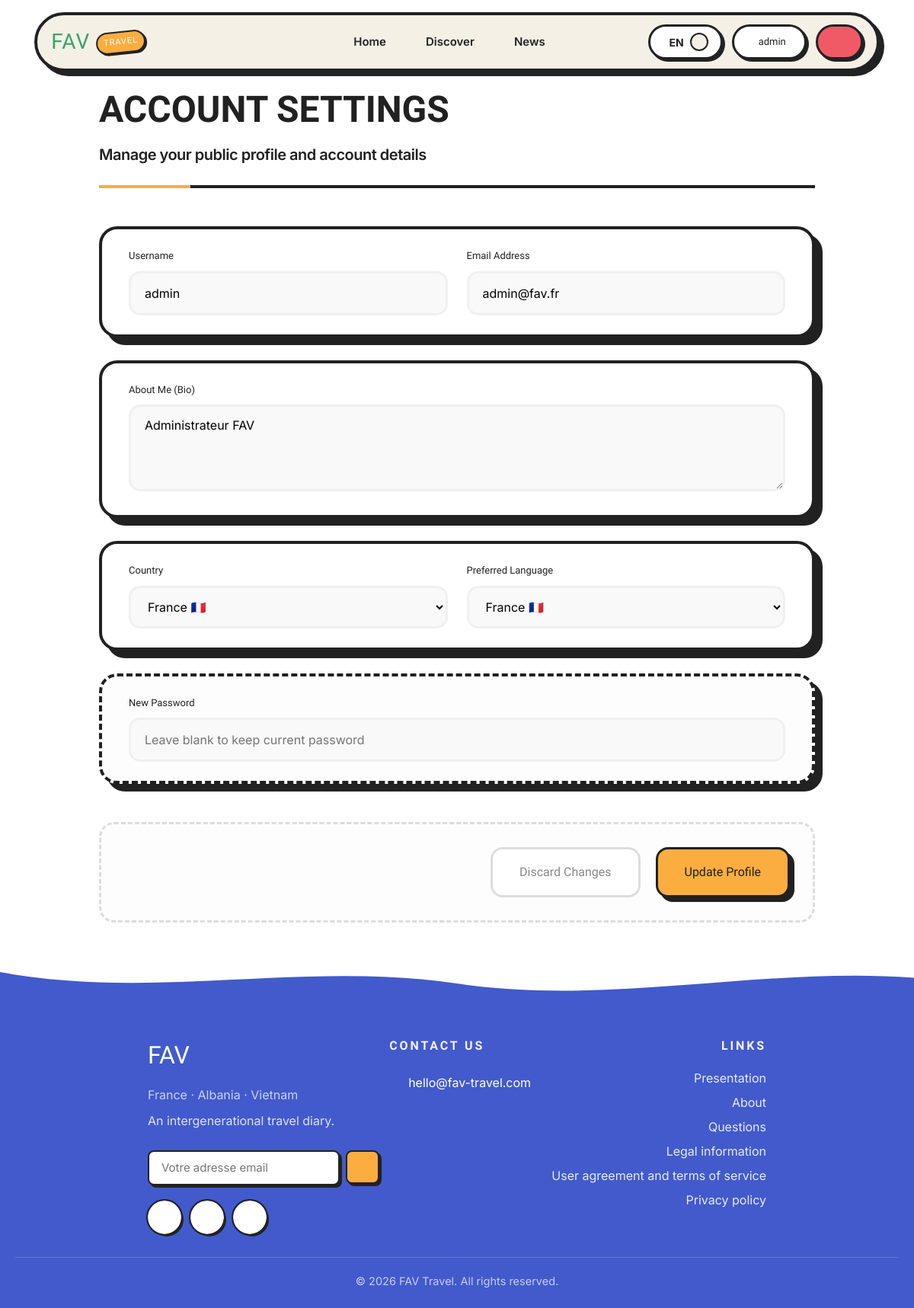
The app's page /?page=profile&action=edit (signed in) with its own data.
### tables this page shows
CREATE TABLE `users` (
  `id` int(10) UNSIGNED NOT NULL,
  `username` varchar(50) NOT NULL,
  `email` varchar(191) NOT NULL COMMENT 'max 191 car. utf8mb4 = 764 octets < limite 767',
  `password` varchar(255) NOT NULL COMMENT 'bcrypt hash — JAMAIS en clair',
  `role` enum('user','admin') NOT NULL DEFAULT 'user',
  `avatar` varchar(500) DEFAULT NULL COMMENT 'chemin ou URL avatar',
  `bio` text DEFAULT NULL,
  `country` varchar(100) DEFAULT NULL,
  `language` varchar(10) DEFAULT 'fr',
  `is_active` tinyint(1) NOT NULL DEFAULT 1 COMMENT '0 = compte banni',
  `email_verified` tinyint(1) NOT NULL DEFAULT 0,
  `created_at` timestamp NOT NULL DEFAULT current_timestamp(),
  `updated_at` timestamp NOT NULL DEFAULT current_timestamp() ON UPDATE current_timestamp(),
  `status` varchar(100) DEFAULT 'Hey, I''m on FAV!'
);

### classes/models/User.class.php (called while the page is built, shortened)
<?php
class User
{
    private $pdo;
    public function __construct(PDO $pdo)
    {
        $this->pdo = $pdo;
    }
    public function findById(int $id)
    {
        $sql  = "SELECT id, username, email, role, avatar, bio, country, language,
                        status,
                        is_active, email_verified, created_at, updated_at
                FROM users WHERE id = :id LIMIT 1";
        $stmt = $this->pdo->prepare($sql);
        $stmt->execute([':id' => $id]);
        return $stmt->fetch();
    }
}

### classes/views/EditProfile.class.php (the view)
<?php
class EditProfile extends View {
    public function content() {
        $user = $this->data['user'] ?? [];
        return '
        <link rel="stylesheet" href="public/css/editprofile.css">
        <div class="prof-wrapper">
        <div class="prof-header">
            <h2 class="prof-card-title">Account Settings</h2>
            <div class="prof-subtitle-container">
                <p class="prof-subtitle">Manage your public profile and account details</p>
            </div>
        </div>
            <form action="?page=profile&action=saveFullProfile" method="POST" class="edit-grid-form">
                <div class="form-card grid-col-2">
                    <div class="form-group">
                        <label>Username</label>
                        <input type="text" name="username" value="' . htmlspecialchars($user['username']) . '" required>
                    </div>
                    <div class="form-group">
                        <label>Email Address</label>
                        <input type="email" name="email" value="' . htmlspecialchars($user['email']) . '" required>
                    </div>
                </div>
                <div class="form-card grid-full">
                    <div class="form-group">
                        <label>About Me (Bio)</label>
                        <textarea name="bio" rows="4" placeholder="Tell us something cool about yourself...">' . htmlspecialchars($user['bio'] ?? '') . '</textarea>
                    </div>
                </div>
                <div class="form-card grid-col-2">
                    <div class="form-group">
                        <label>Country</label>
                        <select name="country">
                            <option value="fr" ' . ($user['country'] == 'fr' ? 'selected' : '') . '>France 🇫🇷</option>
                            <option value="us" ' . ($user['country'] == 'vi' ? 'selected' : '') . '>Vietnam 🇻🇳</option>
                            <option value="al" ' . ($user['country'] == 'al' ? 'selected' : '') . '>Albania 🇦🇱</option>
                        </select>
                    </div>
                    <div class="form-group">
                        <label>Preferred Language</label>
                        <select name="language">
                            <option value="fr" ' . ($user['country'] == 'fr' ? 'selected' : '') . '>France 🇫🇷</option>
                            <option value="us" ' . ($user['country'] == 'vi' ? 'selected' : '') . '>Vietnam 🇻🇳</option>
                            <option value="al" ' . ($user['country'] == 'al' ? 'selected' : '') . '>Albania 🇦🇱</option>
                        </select>
                    </div>
                </div>
                <div class="form-card grid-full security-section">
                    <div class="form-group">
                        <label>New Password</label>
                        <input type="password" name="new_password" placeholder="Leave blank to keep current password">
                    </div>
                </div>
                <div class="prof-actions">
                    <a href="?page=profile" class="prof-btn prof-btn--outline">Discard Changes</a>
                    <button type="submit" class="prof-btn prof-btn--primary">Update Profile</button>
                </div>
            </form>
        </div>
        ';
    }
}

### public/css/view.css (style rules this page uses)
*, *::before, *::after { box-sizing: border-box; }
html, body { margin: 0; padding: 0; font-family: Inter, sans-serif; background: #fff; color: #222; }
body { min-height: 100vh; line-height: 1.5; }
a { color: inherit; }
button, input, select { font: inherit; }

### public/css/editprofile.css (style rules this page uses)
.prof-wrapper { max-width: 1000px; margin: 120px auto 60px auto; padding: 0 30px; }
.prof-header { margin-bottom: 50px; padding-bottom: 25px; border-bottom: 4px solid #212121; position: relative; }
.prof-header::after { content: ""; position: absolute; bottom: -4px; left: 0; width: 120px; height: 4px; background: #fbad40; }
.prof-card-title { font-family: 'Bungee', cursive; font-size: 48px; color: #212121; margin: 0; line-height: 1; text-transform: uppercase; }
.prof-subtitle-container { display: flex; align-items: center; gap: 15px; margin-top: 20px; }
.prof-subtitle { font-family: 'Inter', sans-serif; font-size: 20px; font-weight: 600; color: #212121; margin: 0; letter-spacing: -0.5px; }
.edit-grid-form { display: grid; grid-template-columns: repeat(2, 1fr); gap: 30px; }
.form-card { background: #fff; border: 4px solid #212121; border-radius: 24px; padding: 25px 35px; box-shadow: 10px 10px 0px #212121; transition: all 0.3s cubic-bezier(0.175, 0.885, 0.32, 1.275); }
.grid-full { grid-column: span 2; }
.grid-col-2 { display: grid; grid-template-columns: 1fr 1fr; gap: 25px; grid-column: span 2; }
.form-group label { display: block; font-family: 'Bungee', cursive; font-size: 13px; margin-bottom: 10px; color: #212121; }
.edit-grid-form input, .edit-grid-form select, .edit-grid-form textarea { width: 100%; padding: 14px 18px; border: 3px solid #f0f0f0; border-radius: 15px; background: #f9f9f9; font-size: 16px; transition: all 0.2s; box-sizing: border-box; font-family: inherit; }
.security-section { background: #fdfdfd; border-style: dashed; }
.prof-actions { grid-column: span 2; display: flex; justify-content: flex-end; gap: 20px; margin-top: 20px; padding: 30px; background: #fdfdfd; border-radius: 20px; border: 3px dashed #ddd; margin-bottom: 50px; }
.prof-btn { font-family: 'Bungee', cursive; padding: 18px 35px; font-size: 16px; border-radius: 16px; cursor: pointer; text-decoration: none; transition: all 0.2s; border: 3px solid #212121; display: inline-block; text-align: center; }
.prof-btn--primary { background: #fbad40; color: #212121; box-shadow: 6px 6px 0px #212121; }
.prof-btn--outline { background: #fff; color: #888; border-color: #ddd; }

### records on screen
users: username "admin", email "admin@fav.fr", bio "Administrateur FAV"

### other values on screen
$this->lang['nav_home'] "Home"
$this->lang['nav_discover'] "Discover"
$this->lang['nav_news'] "News"
$lang "EN"
$_SESSION['user']['username'] "admin"
$this->lang['footer_subtext'] "An intergenerational travel diary."
$this->lang['footer_contact_title'] "CONTACT US"
$this->lang['footer_links_title'] "LINKS"
$this->lang['nav_presentation'] "Presentation"
$this->lang['nav_about'] "About"
$this->lang['footer_questions'] "Questions"
$this->lang['footer_legal'] "Legal information"
$this->lang['footer_terms'] "User agreement and terms of service"
$this->lang['footer_privacy'] "Privacy policy"
$this->lang['footer_bottom'] "All rights reserved."
